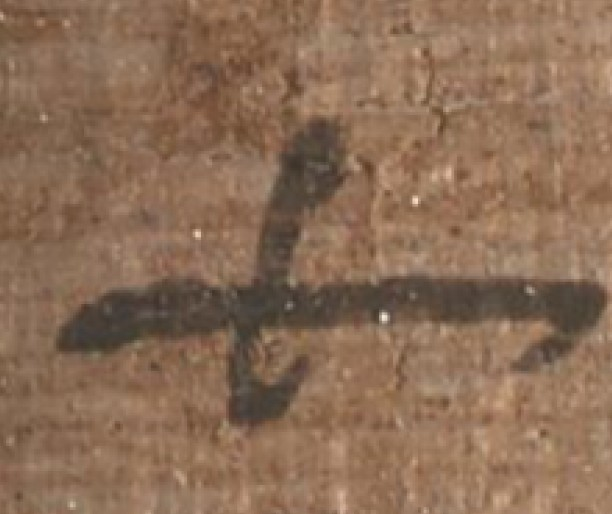
#> input picture letra.jpg, 612 x 514 px
$ python 'morfología.py'
#> lines starting #> are read from the running program, lines starting #| are printed output that depends on the picture; after the words box and inside, x2 and y2 are one past the last pixel; in counts of white or black regions, pixels touching at a corner belong together
import cv2
import numpy as np
import matplotlib.pyplot as plt

# 1. Cargar imagen en escala de grises
img = cv2.imread("letra.jpg", cv2.IMREAD_GRAYSCALE)
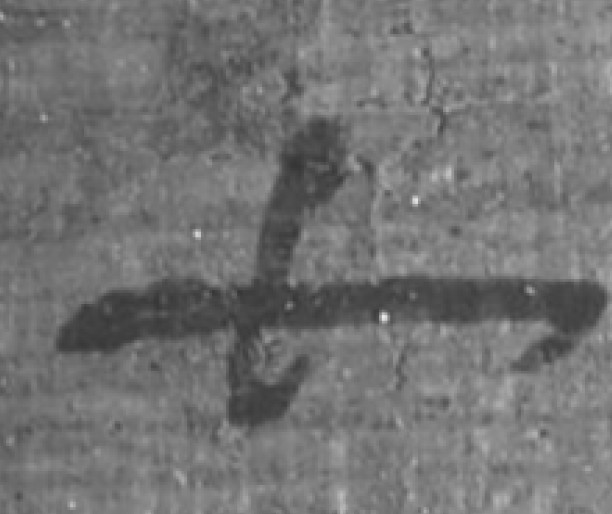
#> img: shape (514, 612); min 52, max 236, mean 115.1

# 2. Umbralización binaria
_, img_bin = cv2.threshold(img, 110, 255, cv2.THRESH_BINARY)
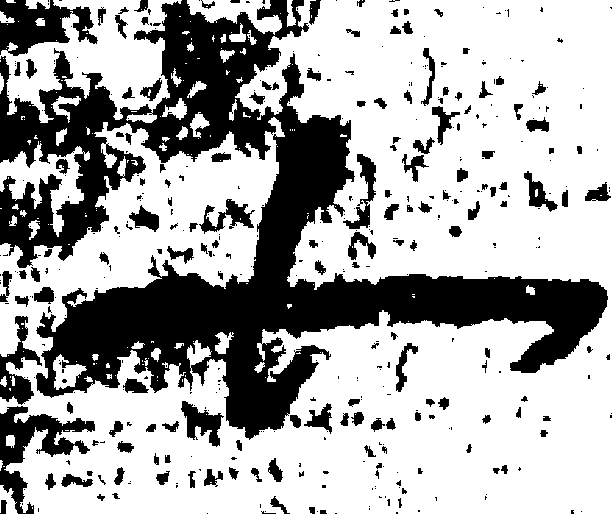
#> img_bin: shape (514, 612); 67.1% white; 430 black regions (272 under 20 px), largest, box (x1, y1, x2, y2) and area: (0, 0, 608, 440) 79092, (0, 406, 95, 514) 3428, (0, 0, 98, 56) 3150

# 3. Crear kernel (elemento estructurante)
kernel = np.ones((3, 3), np.uint8)

# 4. Aplicar operaciones morfológicas
erosion = cv2.erode(img_bin, kernel, iterations=1)
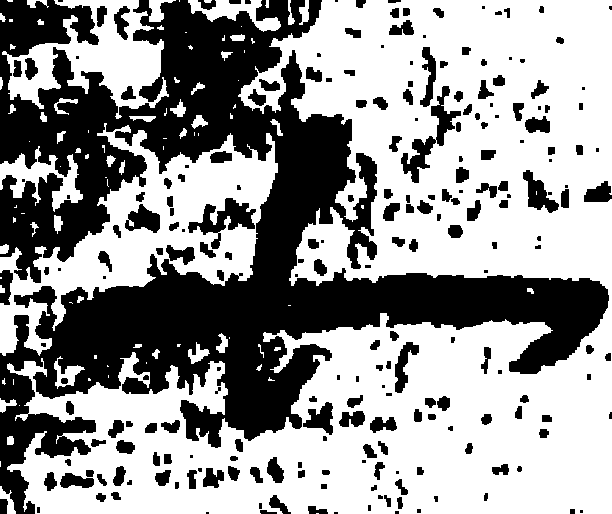
#> erosion: shape (514, 612); 59.5% white; 229 black regions (57 under 20 px), largest, box (x1, y1, x2, y2) and area: (0, 0, 609, 514) 105404, (401, 86, 461, 183) 1391, (188, 198, 256, 249) 1314
dilatacion = cv2.dilate(img_bin, kernel, iterations=1)
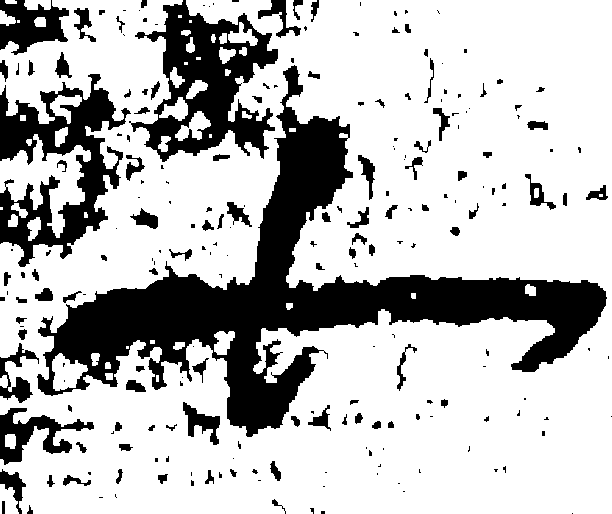
#> dilatacion: shape (514, 612); 74.1% white; 226 black regions (122 under 20 px), largest, box (x1, y1, x2, y2) and area: (37, 65, 607, 437) 45339, (129, 0, 278, 162) 10679, (0, 74, 131, 267) 10416
apertura = cv2.morphologyEx(img_bin, cv2.MORPH_OPEN, kernel)
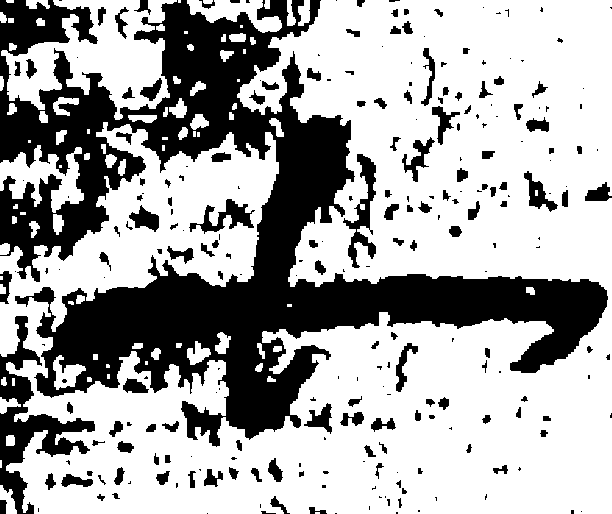
#> apertura: shape (514, 612); 66.2% white; 254 black regions (116 under 20 px), largest, box (x1, y1, x2, y2) and area: (0, 0, 608, 447) 86142, (0, 316, 95, 514) 5088, (343, 154, 376, 268) 1291
cierre = cv2.morphologyEx(img_bin, cv2.MORPH_CLOSE, kernel)
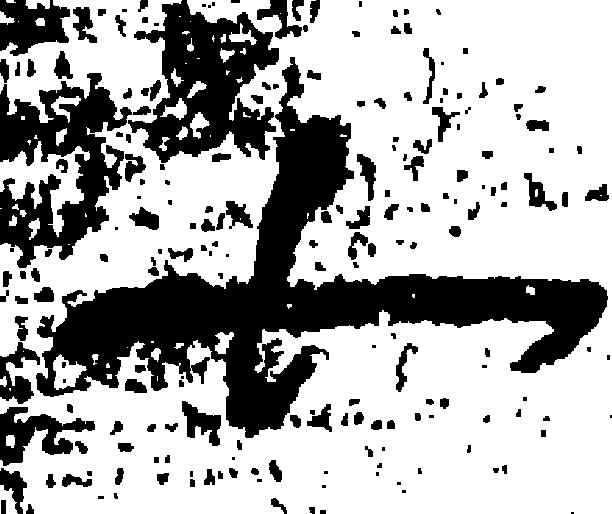
#> cierre: shape (514, 612); 68.4% white; 205 black regions (39 under 20 px), largest, box (x1, y1, x2, y2) and area: (36, 57, 608, 438) 50107, (128, 0, 279, 163) 12822, (0, 73, 132, 268) 12752

# 5. Mostrar resultados
titulos = ["Original", "Erosión", "Dilatación", "Apertura", "Cierre"]
imagenes = [img_bin, erosion, dilatacion, apertura, cierre]

plt.figure(figsize=(12, 6))
for i in range(5):
    plt.subplot(1, 5, i+1)
    plt.imshow(imagenes[i], cmap='gray')
    plt.title(titulos[i])
    plt.axis("off")
plt.tight_layout()
plt.show()
